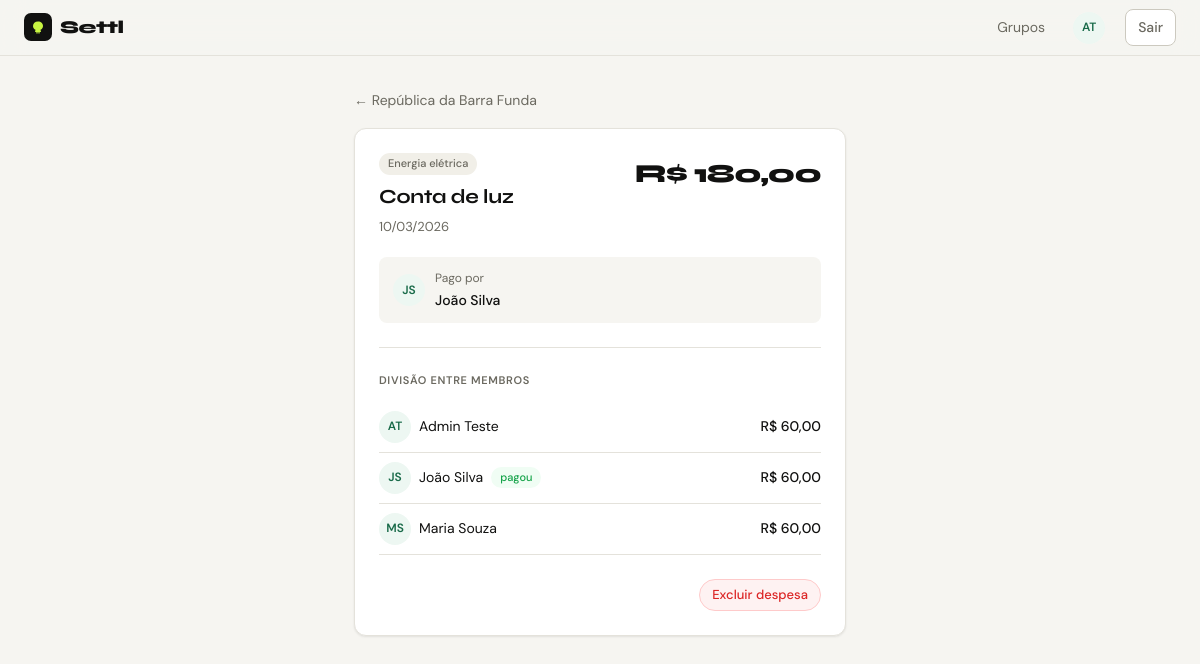
/expenses/2/ (signed in), run on the app's committed database.
### accounts/models.py (models this page shows, shortened)
class User(AbstractUser):
    email = models.EmailField(unique=True)
    avatar_initials = models.CharField(max_length=2, blank=True)
    pix_key = models.CharField(max_length=100, blank=True, verbose_name='Chave Pix')
    phone = models.CharField(max_length=20, blank=True, verbose_name='Telefone')
    created_at = models.DateTimeField(auto_now_add=True)
    USERNAME_FIELD = 'email'
    REQUIRED_FIELDS = ['username', 'first_name', 'last_name']
    def get_full_name(self):
        return f'{self.first_name} {self.last_name}'.strip() or self.email
    class Meta:
        verbose_name = 'Usuário'
        verbose_name_plural = 'Usuários'

### groups/models.py (models this page shows, shortened)
class Group(models.Model):
    TYPE_CHOICES = [
        ('republica', 'República'),
        ('coliving', 'Coliving'),
        ('familia', 'Família'),
        ('viagem', 'Viagem'),
        ('outro', 'Outro'),
    ]
    name = models.CharField(max_length=100, verbose_name='Nome')
    type = models.CharField(max_length=20, choices=TYPE_CHOICES, default='republica', verbose_name='Tipo')
    description = models.TextField(blank=True, verbose_name='Descrição')
    invite_token = models.UUIDField(default=uuid.uuid4, unique=True, editable=False)
    created_by = models.ForeignKey(
        settings.AUTH_USER_MODEL, on_delete=models.SET_NULL,
        null=True, related_name='created_groups'
    )
    created_at = models.DateTimeField(auto_now_add=True)
    is_active = models.BooleanField(default=True)
    class Meta:
        verbose_name = 'Grupo'
        verbose_name_plural = 'Grupos'
        ordering = ['-created_at']

### expenses/models.py (models this page shows, shortened)
class Expense(models.Model):
    CATEGORY_CHOICES = [
        ('aluguel', 'Aluguel'),
        ('agua', 'Água'),
        ('energia', 'Energia elétrica'),
        ('internet', 'Internet'),
        ('gas', 'Gás'),
        ('alimentacao', 'Alimentação'),
        ('limpeza', 'Limpeza'),
        ('manutencao', 'Manutenção'),
        ('transporte', 'Transporte'),
        ('lazer', 'Lazer'),
        ('outro', 'Outro'),
    ]
    SPLIT_TYPE_CHOICES = [
        ('equal', 'Igualitária'),
        ('custom', 'Personalizada'),
        ('percentage', 'Por percentual'),
    ]
    RECURRENCE_CHOICES = [
        ('none', 'Sem recorrência'),
        ('monthly', 'Mensal'),
        ('weekly', 'Semanal'),
        ('biweekly', 'Quinzenal'),
    ]
    group = models.ForeignKey('groups.Group', on_delete=models.CASCADE, related_name='expenses')
    description = models.CharField(max_length=200, verbose_name='Descrição')
    amount = models.DecimalField(max_digits=10, decimal_places=2, verbose_name='Valor (R$)')
    category = models.CharField(max_length=20, choices=CATEGORY_CHOICES, default='outro')
    paid_by = models.ForeignKey(
        settings.AUTH_USER_MODEL, on_delete=models.CASCADE,
        related_name='paid_expenses', verbose_name='Pago por'
    )
    split_type = models.CharField(max_length=15, choices=SPLIT_TYPE_CHOICES, default='equal')
    recurrence = models.CharField(max_length=10, choices=RECURRENCE_CHOICES, default='none')
    date = models.DateField(verbose_name='Data')
    notes = models.TextField(blank=True, verbose_name='Observações')
    created_by = models.ForeignKey(
        settings.AUTH_USER_MODEL, on_delete=models.SET_NULL,
        null=True, related_name='created_expenses'
    )
    created_at = models.DateTimeField(auto_now_add=True)
    updated_at = models.DateTimeField(auto_now=True)
    class Meta:
        verbose_name = 'Despesa'
        verbose_name_plural = 'Despesas'
        ordering = ['-date', '-created_at']

class ExpenseShare(models.Model):
    expense = models.ForeignKey(Expense, on_delete=models.CASCADE, related_name='shares')
    user = models.ForeignKey(settings.AUTH_USER_MODEL, on_delete=models.CASCADE, related_name='expense_shares')
    amount = models.DecimalField(max_digits=10, decimal_places=2)
    class Meta:
        unique_together = ('expense', 'user')

### expenses/views.py (the view)
# urls.py: path('expenses/<int:pk>/', views.expense_detail, name='expense_detail'),
@login_required
def expense_detail(request, pk):
    expense = get_object_or_404(Expense, pk=pk)
    group, membership = _get_group_and_membership(request, expense.group.pk)
    shares = expense.shares.select_related('user')
    return render(request, 'expenses/detail.html', {
        'expense': expense, 'group': group, 'shares': shares, 'membership': membership
    })

### expenses/views.py (called while the page is built)
def _get_group_and_membership(request, group_pk):
    group = get_object_or_404(Group, pk=group_pk, is_active=True)
    membership = get_object_or_404(Membership, user=request.user, group=group, is_active=True)
    return group, membership

### templates/expenses/detail.html (shortened to what this page needs)
{% extends "base.html" %}
{% block content %}
<div class="container-sm">
  <div style="margin-bottom:1rem;"><a href="/groups/{{ group.pk }}/" style="font-size:14px;color:var(--text-secondary);">← {{ group.name }}</a></div>
  <div class="card">
    <div style="display:flex;align-items:flex-start;justify-content:space-between;margin-bottom:1.25rem;gap:12px;">
      <div>
        <div style="display:flex;align-items:center;gap:8px;margin-bottom:6px;">
          <span class="badge badge-gray">{{ expense.get_category_display }}</span>
        </div>
        <h1 style="font-family:var(--font-display);font-size:20px;font-weight:700;letter-spacing:-.3px;">{{ expense.description }}</h1>
        <p style="color:var(--text-secondary);font-size:13px;margin-top:4px;">{{ expense.date|date:"d/m/Y" }}</p>
      </div>
      <div style="font-family:var(--font-display);font-size:26px;font-weight:800;letter-spacing:-1px;white-space:nowrap;">R$ {{ expense.amount|floatformat:2 }}</div>
    </div>
    <div style="background:var(--bg);border-radius:var(--radius-sm);padding:12px 14px;margin-bottom:1.25rem;display:flex;align-items:center;gap:10px;">
      <div class="avatar">{{ expense.paid_by.avatar_initials }}</div>
      <div>
        <p style="font-size:12px;color:var(--text-secondary);">Pago por</p>
        <p style="font-size:14px;font-weight:500;">{{ expense.paid_by.get_full_name }}</p>
      </div>
    </div>
    <hr>
    <h3 class="section-label" style="margin-top:1.25rem;">Divisão entre membros</h3>
    {% for share in shares %}
    <div style="display:flex;align-items:center;justify-content:space-between;padding:9px 0;border-bottom:1px solid var(--border);">
      <div style="display:flex;align-items:center;gap:8px;">
        <div class="avatar">{{ share.user.avatar_initials }}</div>
        <span style="font-size:14px;">{{ share.user.get_full_name }}</span>
        {% if share.user == expense.paid_by %}<span class="badge badge-green">pagou</span>{% endif %}
      </div>
      <span style="font-weight:500;font-size:14px;">R$ {{ share.amount|floatformat:2 }}</span>
    </div>
    {% endfor %}
    {% if expense.created_by == request.user or membership.role == 'admin' %}
    <div style="margin-top:1.5rem;display:flex;justify-content:flex-end;">
      <a href="/expenses/{{ expense.pk }}/delete/" class="btn btn-sm btn-danger">Excluir despesa</a>
    </div>
    {% endif %}
  </div>
</div>
{% endblock %}

### templates/base.html (shortened to what this page needs)
<!DOCTYPE html>
<html lang="pt-br">
<head>
  <link rel="stylesheet" href="/static/css/main.css">
</head>
<body>
{% if user.is_authenticated %}
<nav class="nav">
  <a href="/dashboard/" class="nav-brand">
    <div class="logo-mark">
      <svg width="16" height="16" viewBox="0 0 16 16" fill="none">
        <path d="M8 2.5C5 2.5 3 4.5 3 7c0 1.8 1 3.2 2.5 3.8L5 13h6l-.5-2.2C12 10.2 13 8.8 13 7c0-2.5-2-4.5-5-4.5z" fill="#c8f542"/>
        <path d="M6 13h4v1.5H6V13z" fill="#c8f542" opacity=".6"/>
      </svg>
    </div>
    <span class="logo-text">Settl</span>
  </a>
  <div class="nav-links">
    <a href="/groups/">Grupos</a>
    <a href="/accounts/profile/">
      <div class="avatar" title="{{ user.get_full_name }}">{{ user.avatar_initials }}</div>
    </a>
    <a href="/accounts/logout/" class="btn btn-sm btn-secondary" style="margin-left:4px;">Sair</a>
  </div>
</nav>
{% endif %}
<main>
  {% block content %}{% endblock %}
</main>
</body>
</html>

### static/css/main.css (style rules this page uses)
:root { --bg: #f6f5f1; --surface: #ffffff; --border: #e4e2db; --border-strong: #ccc9bf; --text: #111110; --text-secondary: #6b6960; --text-hint: #a3a097; --primary: #1a6b4a; --primary-hover: #155a3d; --primary-light: #edf7f2; --accent: #c8f542; --accent-text: #2a5010; --success: #16a34a; --success-light: #f0fdf4; --warning: #d97706; --warning-light: #fffbeb; --danger: #dc2626; --danger-light: #fef2f2; --radius: 12px; --radius-sm: 8px; --radius-pill: 100px; --shadow: 0 1px 3px rgba(0,0,0,.05), 0 1px 2px rgba(0,0,0,.04); --font-display: 'Syne', sans-serif; --font-body: 'DM Sans', sans-serif; }
*, *::before, *::after { box-sizing: border-box; margin: 0; padding: 0; }
html { scroll-behavior: smooth; }
body { font-family: var(--font-body); background: var(--bg); color: var(--text); font-size: 15px; line-height: 1.6; -webkit-font-smoothing: antialiased; }
a { color: var(--primary); text-decoration: none; }
.logo-mark { width: 28px; height: 28px; border-radius: 7px; background: var(--text); display: inline-flex; align-items: center; justify-content: center; flex-shrink: 0; }
.logo-mark svg { display: block; }
.logo-text { font-family: var(--font-display); font-weight: 800; font-size: 18px; letter-spacing: -.5px; color: var(--text); }
.nav { background: rgba(246,245,241,.9); backdrop-filter: blur(12px); border-bottom: 1px solid var(--border); padding: 0 1.5rem; display: flex; align-items: center; justify-content: space-between; height: 56px; position: sticky; top: 0; z-index: 100; }
.nav-brand { display: flex; align-items: center; gap: 8px; text-decoration: none; }
.nav-links { display: flex; align-items: center; gap: 4px; }
.nav-links a { padding: 6px 12px; border-radius: var(--radius-sm); color: var(--text-secondary); font-size: 14px; transition: background .15s, color .15s; }
.avatar { width: 32px; height: 32px; border-radius: 50%; background: var(--primary-light); color: var(--primary); font-size: 12px; font-weight: 600; display: inline-flex; align-items: center; justify-content: center; flex-shrink: 0; }
.container-sm { max-width: 540px; margin: 0 auto; padding: 2rem 1.5rem; }
.card { background: var(--surface); border: 1px solid var(--border); border-radius: var(--radius); padding: 1.5rem; box-shadow: var(--shadow); }
.btn { display: inline-flex; align-items: center; gap: 6px; padding: 9px 18px; border-radius: var(--radius-pill); font-size: 14px; font-weight: 500; font-family: var(--font-body); border: 1px solid transparent; cursor: pointer; transition: all .15s; text-decoration: none; }
.btn-secondary { background: var(--surface); color: var(--text); border-color: var(--border-strong); }
.btn-danger { background: var(--danger-light); color: var(--danger); border-color: #fecaca; }
.btn-sm { padding: 5px 12px; font-size: 13px; }
.badge { display: inline-flex; align-items: center; padding: 2px 9px; border-radius: 20px; font-size: 11px; font-weight: 500; }
.badge-green { background: var(--success-light); color: var(--success); }
.badge-gray { background: #f1efe8; color: var(--text-secondary); }
.section-label { font-size: 11px; font-weight: 600; color: var(--text-secondary); text-transform: uppercase; letter-spacing: .06em; margin-bottom: .75rem; }
hr { border: none; border-top: 1px solid var(--border); margin: 1.5rem 0; }

### data on the page
User: avatar_initials "AT"
Group: name "República da Barra Funda"
Expense: category "Energia elétrica", description "Conta de luz", date "10/03/2026", amount "180,00", paid_by.avatar_initials "JS", paid_by.get_full_name "João Silva"
ExpenseShare: user.avatar_initials "AT", user.get_full_name "Admin Teste", amount "60,00"
ExpenseShare: user.avatar_initials "JS", user.get_full_name "João Silva", shows "pagou", amount "60,00"
ExpenseShare: user.avatar_initials "MS", user.get_full_name "Maria Souza", amount "60,00"
